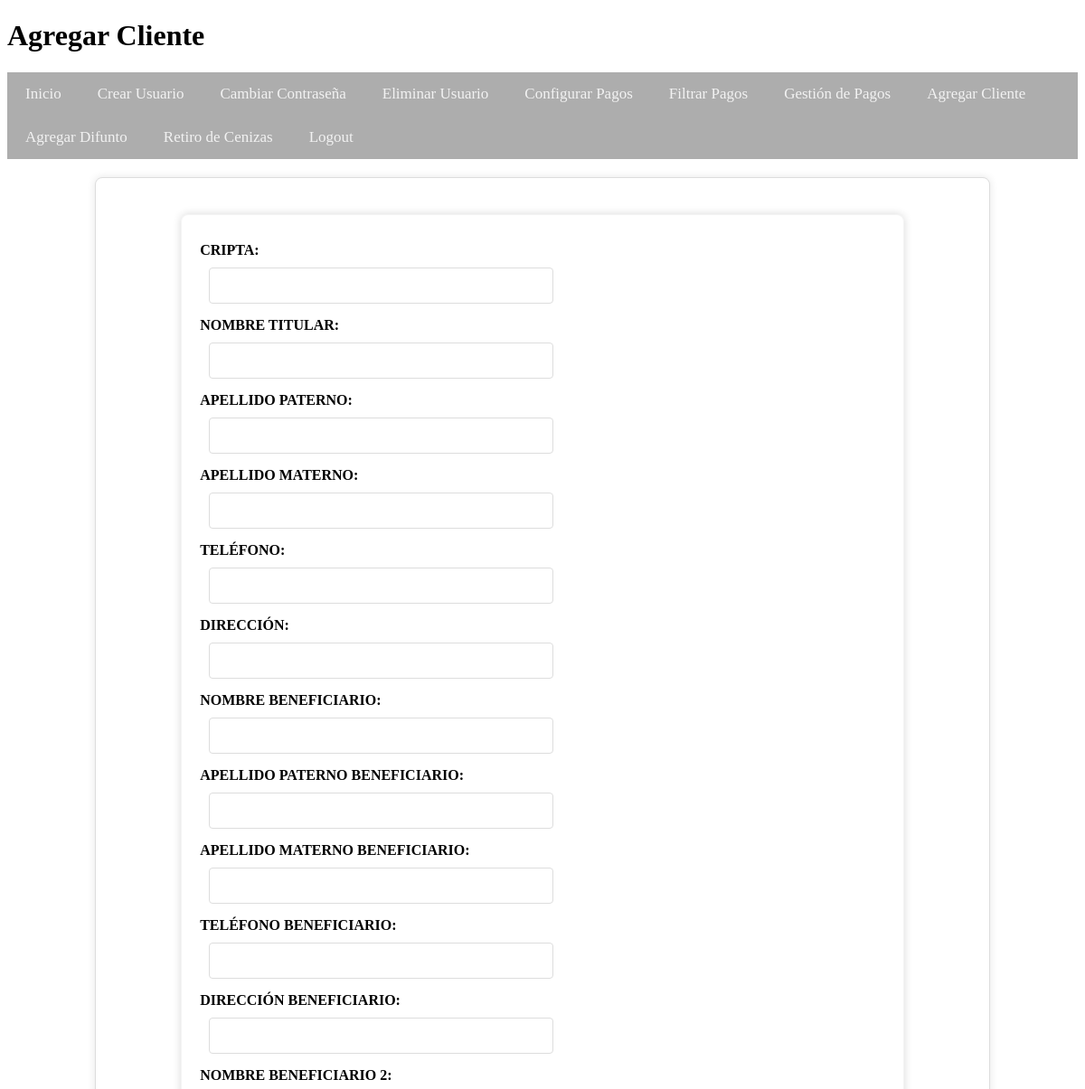
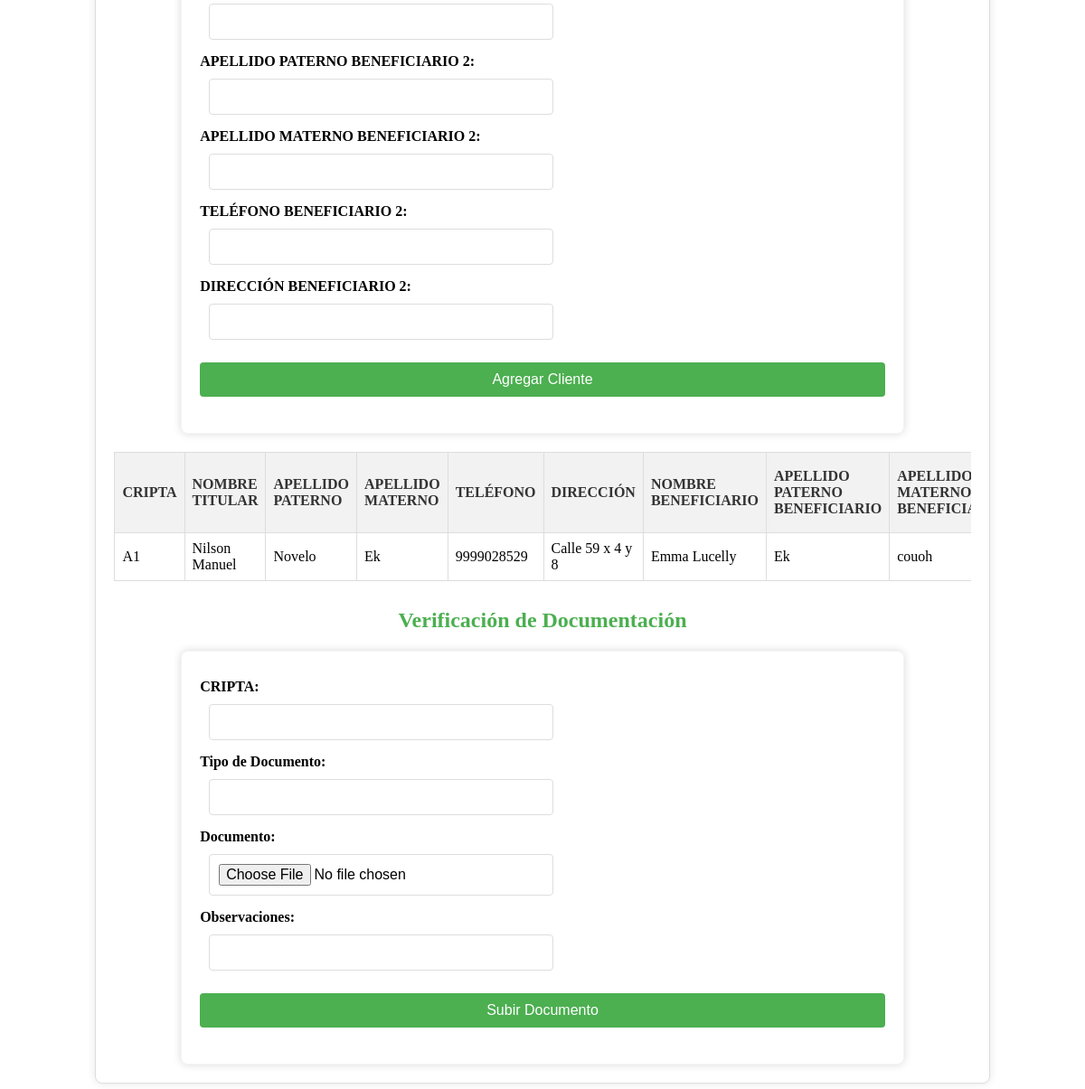
Page /agregar_cliente (signed in) on the committed database (2 pictures, top to bottom).
### tables this page shows
CREATE TABLE Clientes (
    Cripta TEXT PRIMARY KEY,
    Nombre_titular TEXT,
    Apellido_paterno TEXT,
    Apellido_materno TEXT,
    Telefono1 TEXT,
    Direccion1 TEXT,
    Nombre_Beneficiario TEXT,
    Apellido_paterno_Beneficiario TEXT,
    Apellido_materno_Beneficiario TEXT,
    Telefono_Beneficiario TEXT,
    Direccion_Beneficiario TEXT,
    Nombre_Beneficiario2 TEXT,
    Apellido_paterno_Beneficiario2 TEXT,
    Apellido_materno_Beneficiario2 TEXT,
    Telefono_Beneficiario2 TEXT,
    Direccion_Beneficiario2 TEXT
);

### app.py (the view, shortened to what this page needs)
@app.route('/agregar_cliente', methods=['GET', 'POST'])
def agregar_cliente():
    if 'username' not in session:
        return redirect(url_for('login'))
    clientes = get_clientes()
    return render_template('agregar_cliente.html', clientes=clientes)

### app.py (called while the page is built)
def get_db_connection():
    conn = sqlite3.connect('cripta_administracion.db')
    conn.row_factory = sqlite3.Row
    return conn

def get_clientes():
    conn = get_db_connection()
    cursor = conn.cursor()
    cursor.execute('SELECT * FROM clientes')
    clientes = cursor.fetchall()
    conn.close()
    return clientes

### templates/agregar_cliente.html (shortened to what this page needs)
<!DOCTYPE html>
<html lang="es">
<head>
    <link rel="stylesheet" href="{{ url_for('static', filename='styles.css') }}">
</head>
<body>
<header>
    <h1>Agregar Cliente</h1>
    {% if 'username' in session %}
    <nav>
        <ul class="navbar">
            <li><a href="{{ url_for('menu') }}">Inicio</a></li>
            {% if session['role'] == 'admin' %}
            <li><a href="{{ url_for('create_user') }}">Crear Usuario</a></li>
            <li><a href="{{ url_for('change_password') }}">Cambiar Contraseña</a></li>
            <li><a href="{{ url_for('delete_user') }}">Eliminar Usuario</a></li>
            <li><a href="{{ url_for('configurar_pagos') }}">Configurar Pagos</a></li>
            <li><a href="{{ url_for('filtrado_pagos') }}">Filtrar Pagos</a></li>
            {% endif %}
            <li><a href="{{ url_for('pagos_cajero') }}">Gestión de Pagos</a></li>
            <li><a href="{{ url_for('agregar_cliente') }}">Agregar Cliente</a></li>
            <li><a href="{{ url_for('agregar_difunto') }}">Agregar Difunto</a></li>
            <li><a href="{{ url_for('retiro_cenizas') }}">Retiro de Cenizas</a></li>
            <li><a href="{{ url_for('logout') }}">Logout</a></li>
        </ul>
    </nav>
    {% endif %}
</header>
<div class="container">
    <form action="/agregar_cliente" method="post">
        <label for="cripta">CRIPTA:</label>
        <input type="text" id="cripta" name="cripta" required>
        <label for="nombre_titular">NOMBRE TITULAR:</label>
        <input type="text" id="nombre_titular" name="nombre_titular" required>
        <label for="apellido_paterno">APELLIDO PATERNO:</label>
        <input type="text" id="apellido_paterno" name="apellido_paterno" required>
        <label for="apellido_materno">APELLIDO MATERNO:</label>
        <input type="text" id="apellido_materno" name="apellido_materno" required>
        <label for="telefono1">TELÉFONO:</label>
        <input type="text" id="telefono1" name="telefono1" required>
        <label for="direccion1">DIRECCIÓN:</label>
        <input type="text" id="direccion1" name="direccion1" required>
        <label for="nombre_beneficiario">NOMBRE BENEFICIARIO:</label>
        <input type="text" id="nombre_beneficiario" name="nombre_beneficiario" required>
        <label for="apellido_paterno_beneficiario">APELLIDO PATERNO BENEFICIARIO:</label>
        <input type="text" id="apellido_paterno_beneficiario" name="apellido_paterno_beneficiario" required>
        <label for="apellido_materno_beneficiario">APELLIDO MATERNO BENEFICIARIO:</label>
        <input type="text" id="apellido_materno_beneficiario" name="apellido_materno_beneficiario" required>
        <label for="telefono_beneficiario">TELÉFONO BENEFICIARIO:</label>
        <input type="text" id="telefono_beneficiario" name="telefono_beneficiario" required>
        <label for="direccion_beneficiario">DIRECCIÓN BENEFICIARIO:</label>
        <input type="text" id="direccion_beneficiario" name="direccion_beneficiario" required>
        <label for="nombre_beneficiario2">NOMBRE BENEFICIARIO 2:</label>
        <input type="text" id="nombre_beneficiario2" name="nombre_beneficiario2" required>
        <label for="apellido_paterno_beneficiario2">APELLIDO PATERNO BENEFICIARIO 2:</label>
        <input type="text" id="apellido_paterno_beneficiario2" name="apellido_paterno_beneficiario2" required>
        <label for="apellido_materno_beneficiario2">APELLIDO MATERNO BENEFICIARIO 2:</label>
        <input type="text" id="apellido_materno_beneficiario2" name="apellido_materno_beneficiario2" required>
        <label for="telefono_beneficiario2">TELÉFONO BENEFICIARIO 2:</label>
        <input type="text" id="telefono_beneficiario2" name="telefono_beneficiario2" required>
        <label for="direccion_beneficiario2">DIRECCIÓN BENEFICIARIO 2:</label>
        <input type="text" id="direccion_beneficiario2" name="direccion_beneficiario2" required>
        <input type="submit" value="Agregar Cliente">
    </form>
    <div class="overflow-x-auto">
        <table id="tabla-criptas">
            <thead>
                <tr>
                    <th>CRIPTA</th>
                    <th>NOMBRE TITULAR</th>
                    <th>APELLIDO PATERNO</th>
                    <th>APELLIDO MATERNO</th>
                    <th>TELÉFONO</th>
                    <th>DIRECCIÓN</th>
                    <th>NOMBRE BENEFICIARIO</th>
                    <th>APELLIDO PATERNO BENEFICIARIO</th>
                    <th>APELLIDO MATERNO BENEFICIARIO</th>
                </tr>
            </thead>
            <tbody>
                {% for cliente in clientes %}
                <tr>
                    <td>{{ cliente.Cripta }}</td>
                    <td>{{ cliente.Nombre_titular }}</td>
                    <td>{{ cliente.Apellido_paterno }}</td>
                    <td>{{ cliente.Apellido_materno }}</td>
                    <td>{{ cliente.Telefono1 }}</td>
                    <td>{{ cliente.Direccion1 }}</td>
                    <td>{{ cliente.Nombre_Beneficiario }}</td>
                    <td>{{ cliente.Apellido_paterno_Beneficiario }}</td>
                    <td>{{ cliente.Apellido_materno_Beneficiario }}</td>
                </tr>
                {% endfor %}
            </tbody>
        </table>
    </div>
    <h2>Verificación de Documentación</h2>
    <form action="/verificar_documentacion" method="post" enctype="multipart/form-data">
        <label for="cripta">CRIPTA:</label>
        <input type="text" id="cripta" name="cripta" required>
        <label for="tipo_documento">Tipo de Documento:</label>
        <input type="text" id="tipo_documento" name="tipo_documento" required>
        <label for="documento">Documento:</label>
        <input type="file" id="documento" name="documento">
        <label for="observaciones">Observaciones:</label>
        <input type="text" id="observaciones" name="observaciones">
        <input type="submit" value="Subir Documento">
    </form>
</div>
</body>
</html>

### static/styles.css (style rules this page uses)
nav { background-color: #33333321; overflow: hidden; }
nav ul { list-style-type: none; margin: 0; padding: 0; text-align: center; }
nav ul li { display: inline; }
nav ul li a { text-decoration: none; color: #fff; padding: 10px 20px; display: inline-block; }
.navbar { background-color: #3333334f; overflow: hidden; }
.navbar a { float: left; display: block; color: #f2f2f2; text-align: center; padding: 14px 20px; text-decoration: none; font-size: 17px; }
.container { width: 80%; margin: auto; padding: 20px; border: 1px solid #ddd; border-radius: 8px; background-color: #f9f9f9; margin-top: 50px; }
form { margin-bottom: 20px; }
form label { display: block; margin-bottom: 5px; font-weight: bold; }
form input[type="text"], form input[type="file"] { width: calc(100% - 12px); padding: 8px; margin-bottom: 10px; border: 1px solid #cccccc; border-radius: 4px; font-size: 16px; }
form input[type="submit"] { background-color: #04AA6D; color: white; border: none; padding: 10px 20px; text-align: center; text-decoration: none; display: inline-block; font-size: 16px; margin-top: 10px; cursor: pointer; border-radius: 4px; }
table { width: 100%; border-collapse: collapse; margin-top: 20px; }
table th, table td { border: 1px solid #ddd; padding: 8px; text-align: left; }
table th { background-color: #f2f2f2; color: #333; }
h2 { margin-top: 30px; text-align: center; }
form { width: 80%; margin: auto; padding: 20px; border: 1px solid #dddddd51; border-radius: 8px; background-color: #f9f9f905; box-shadow: 0 0 10px rgba(0, 0, 0, 0.151); margin-top: 20px; }
form input[type="text"], form select { width: calc(100% - 22px); padding: 10px; margin-bottom: 10px; border: 1px solid #ccc; border-radius: 4px; font-size: 16px; }
table, th, td { border: 1px solid #ddd; padding: 8px; text-align: left; }
th { background-color: #f2f2f2; }

### templates/agregar_cliente.html (style rules this page uses)
.container { width: 80%; margin: auto; padding: 20px; background-color: white; box-shadow: 0 0 10px rgba(0, 0, 0, 0.1); border-radius: 8px; margin-top: 20px; }
h2 { color: #4CAF50; }
form { display: flex; flex-wrap: wrap; }
form label { width: 100%; margin: 10px 0 5px; font-weight: bold; }
form input[type="text"], form input[type="file"] { width: calc(50% - 20px); margin: 5px 10px; padding: 10px; border: 1px solid #ddd; border-radius: 4px; }
form input[type="submit"] { width: 100%; margin: 20px 0; padding: 10px; background-color: #4CAF50; color: white; border: none; border-radius: 4px; cursor: pointer; }
table { width: 100%; border-collapse: collapse; margin-top: 20px; }
table, th, td { border: 1px solid #ddd; padding: 8px; text-align: left; }
th { background-color: #f2f2f2; }
.overflow-x-auto { overflow-x: auto; }

### rows in the picture
Clientes: Cripta "A1", Nombre_titular "Nilson Manuel", Apellido_paterno "Novelo", Apellido_materno "Ek", Telefono1 "9999028529", Direccion1 "Calle 59 x 4 y 8", Nombre_Beneficiario "Emma Lucelly", Apellido_paterno_Beneficiario "Ek", Apellido_materno_Beneficiario "couoh"
